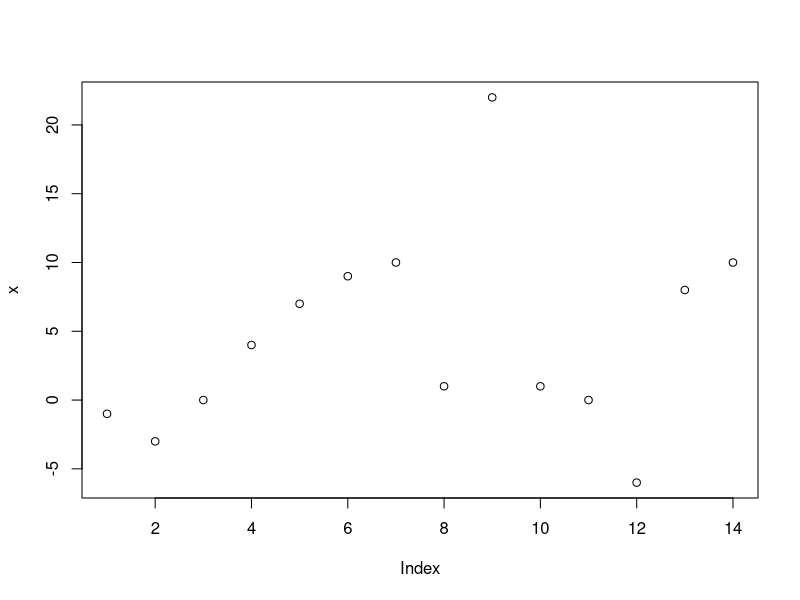
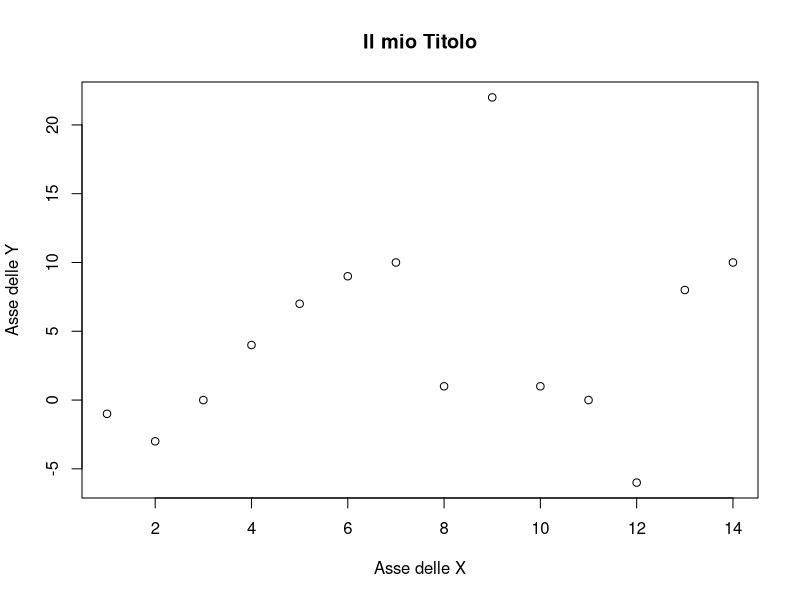
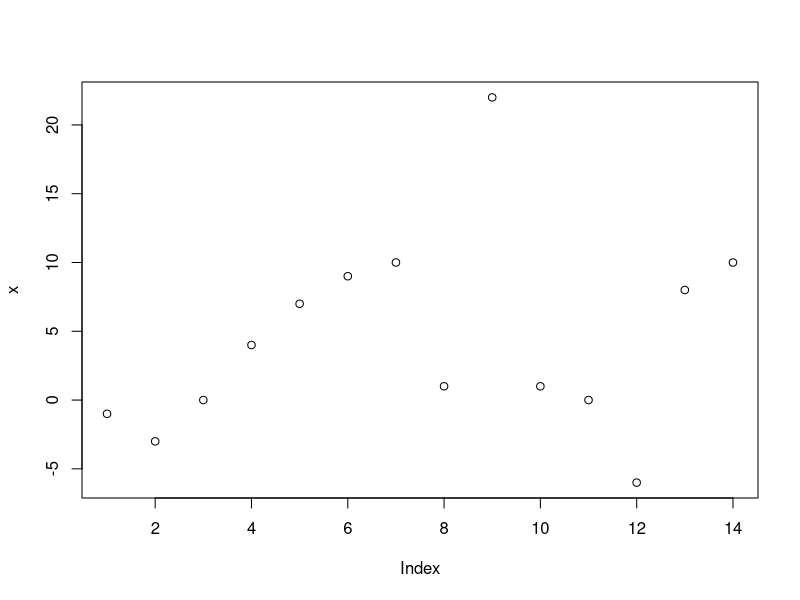
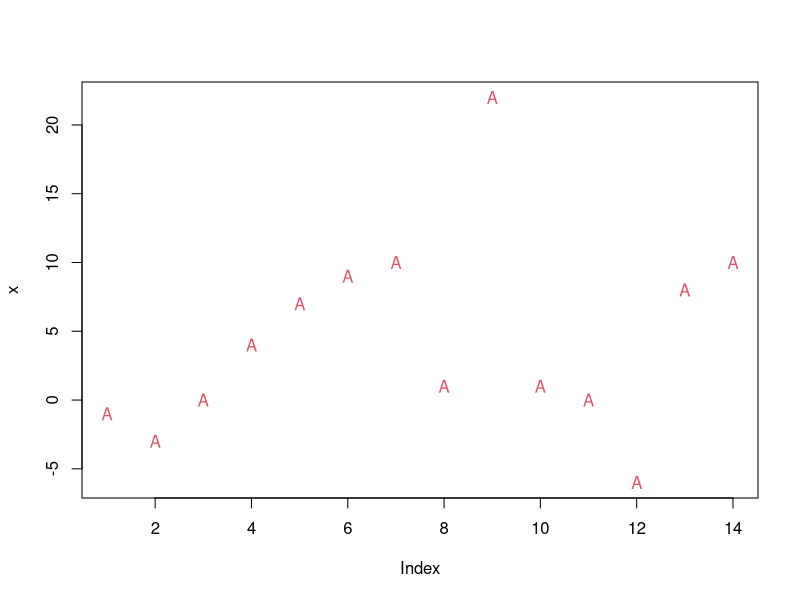
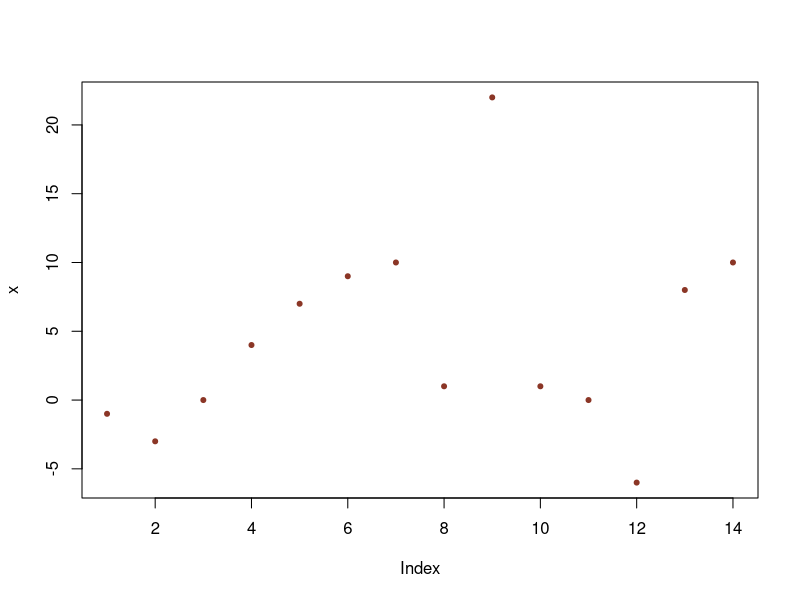
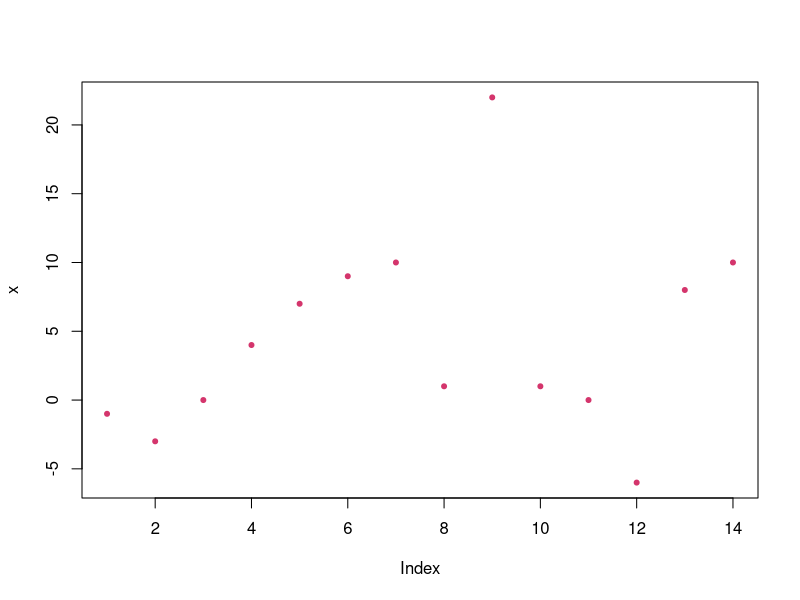
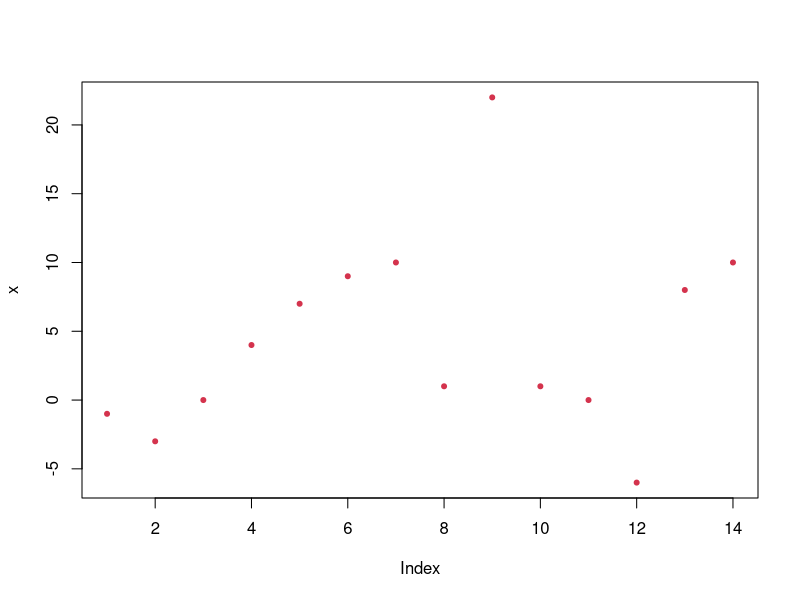
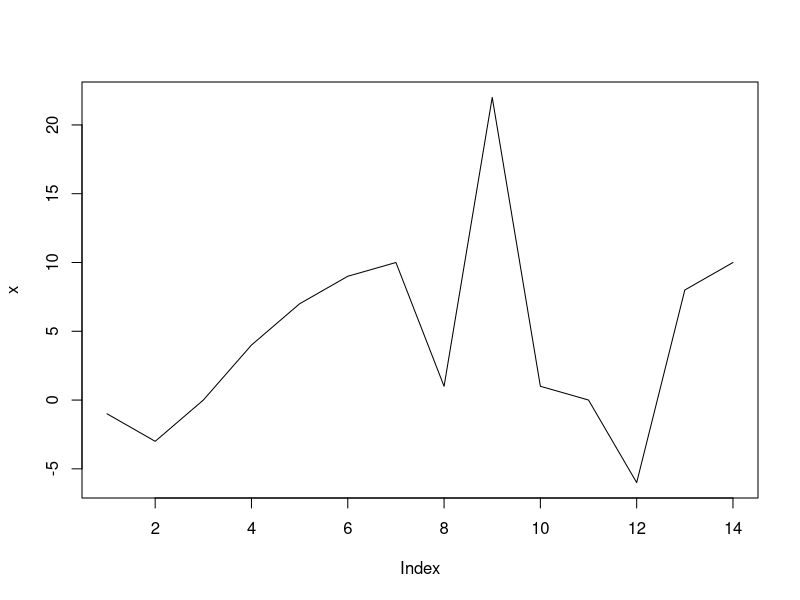

The R source for these figures, in order: (Note: this script raises an error after producing the figures.)
## =============================================================================
## Corso          Analisi e Visualizzazione dei Dati [0212800004] / Parte I
## Cdl/Percorso 	Statistica per i Big Data (L41) 
## Docente 	   	  Pietro Coretto (pcoretto@unisa.it)
##
##
##  Argomenti:
##    * device grafico
##    * la funzione generica plot()
##    * parametri comuni della funzione plot
##    * griglie, legenda, etc
##    * overlay
##    * grafici multipli in una stessa finestra grafica
##    * tecniche di rendering: raster vs grafica vettoriale
##    * alcune semplici tecniche di ottimizzazione dei formai grafici
##
## Ultimo aggiornamento: 20-02-2022 at 10:41:17 (CET)
## =============================================================================










## Device grafico
## **************
##
## * La grafica è una parte essenziale di R e della metodologia statistica
##
## * La grafica può essere utilizzata in tutte e due le modalità tipiche
##   di una sessione di lavoro in R: interactive o  batch
##
## * Quando iniziamo una sessione di R, in automatico viene inizializzato
##   un "device grafico". Ogni chiamata al device grafico produce in automatico
##   una call a
##    - X11() per sistemi linux/unix
##    - quartz() per sistemi macOS
##    - windows() per sistemi MS Windows
##   questi comandi sono dipendenti dall'OS.
##
##  * I comandi di plotting si dividono in tre tipi
##    - High-level plotting: funzioni che creano un nuovo grafico in un
##      device grafico dedicato
##    - Low-levelp lotting: funzioni che usano un device grafico esistente
##      per aggiungere elementi
##    - Interactive graphics: funzioni che rendono possibile l'interazione
##      tra il device grafico e l'utente
##
##  * La maggior parte delle funzioni di plotting seguiono una logica
##    Object-oriented (OO). Una funzione generica legge i parametri input,
##    una volta determinata la "classe" degli input decide cosa inviare
##    al graphic-device








## Plot: funzione generica
## ***********************
x  <- c(-1,-3, 0, 4, 7, 9, 10, 1, 22, 1, 0, -6, 8, 10)
plot(x)


## Parametri generici: titolo del grafico e labels degli assi
plot(x,
     main="Il mio Titolo",
     xlab="Asse delle X", ylab="Asse delle Y")




## Paramtero t = point (default)
## *****************************

plot(x, t="p")

## Parametri ausiliari: tipo di punto, colore, dimensione relativa
plot(x, t="p", pch = "A",  col = 2)

## I colori standard di R sono
colors()

plot(x, t='p', pch = 20,  col = "tomato4", cex = 1)

plot(x, t='p', pch = 20, col = "#D4356C")

plot(x, t='p', pch = 20, col = rgb(0.83, .20, .30))










## Parametro t = l = linea
## ***********************
plot(x, t = "l")

## Parametri ausiliari: spessore, tipo di linea, colore
plot(x, t='l', lwd = 2 , lty = 2 , col = 3)





## Parametro t = b = "both" = linea e punto
## ****************************************
plot(x, t='b')


## Parametri ausiliari: tutti i parametri precedenti
plot(x, t='b', lty =5, pch = 20, cex=2, col=4)







## xy-plot
## *******
x <- c(3, 1, 5, 1, 0, 5 , 7 , 6 , 2, 1)
y <- c(1, 4, 2,-3, 8, 10, 9,  7 , 1, 0)
plot(x,y)


## Tutti i parametri precenti funzionano allo stesso modo
plot(x , y , pch = "+" ,  cex = 2 , col = 1:10 ,
     main = "Grafico XY-Plot",
     xlab = "Variabile X",
     ylab = "Variabile Y")




## ATTENZIONE: il grafic device potrebbe evere un aspect-ratio
## poco adatto. In alcuni casi è necessario assicurarsi che il l'aspect-ratio
## sia adeguato. L'imposizione dei limiti alla scala degli assi non ha
## generalmente effetti correttivi al riguardo
plot(x , y , xlim = c(0,10), ylim = c(0, 10))


## Tuttavia esiste un parametro asp che  controlla l'aspect ratio
plot(x,y, asp = 1)





## Overlay di rette
plot(x,y, asp = 2)
abline(h=5, col=2, lwd = 2, lty = 3)
abline(v=1, col=4, lwd = 2, lty = 5)
## Aggiungiamo una retta di equazione y = 1+2x
abline(coef=c(1,2))









## Codifica dei colori RGB
## ***********************
## possiamo generare tantissimi colori con la funzione rgb()
## essa restituisce il codice HEX di una data mescolanza dei canali
## R G e B
colA <- "#4D80B3" ## = rgb(0.3, 0.5, 0.7)  
colA
colB <- "#9933B3" ## = rgb(0.6, 0.2, 0.7)    
colB
colC <- "#999999" ## = rgb(0.6, 0.6, 0.6)  ## grigio al 60%
colC








## Overlay multipli e tanto altro!
## *******************************
x  <- seq(-4*pi, 4*pi, length=1000)
f1 <- sin(x)
f2 <- cos(x)

## Plot della prima curva
plot(x, f1, t="l", col = colA, lwd = 4,
     main="Funzioni trigonometriche",
     xlab="Radianti", ylab="f(x)")

## Overlay con la seconda curva
lines(x, f2, col=colB, lwd = 4, lty = 3)

## legenda
legend(x="topright", legend=c("sin(x)", "cos(x)")
      , lwd=c(2,2), lty=c(1,3), col=c(colA, colB))

## Griglia
grid(10, 10, lwd = 1 , lty = 4 , col = colC)

## Overlay di punti qualsiasi: vogliamo sovraimporre due punti
## di coordinate (-5,-0.5)   e  (5, 0.5) e segnarli con "+"
px <- c(-5,     5)
py <- c(-0.5, 0.5)
points(px , py , pch = "X", cex =5, col = 2)











## Axis labels
## ******************************************************
## Supponiamo di avere i seguenti dati in "serie storica"
mese     <- c("Gen" , "Feb" , "Mar" , "Apr" , "Mag")
consumo  <- c(100   ,  115  , 125   ,   98  , 95)

## Attenzione
plot(mese , consumo , t="l")

## Prima produciamo un plot escludendo gli assi
plot(x = 1:5 ,  y = consumo , t = "b" , axes=FALSE ,
     main = "Serie Storica dei consumi",
     xlab = "Mese",
     ylab = "Consumo [euro]")

# Aggiungiamo l'asse orizontale
axis(1, at = 1:5, labels = mese , las=1)
## Aggiungiamo l'asse verticale, se non diamo parametri R provvede a calcolare
## valori di default per at e labels
axis(2)

## Possiamo aggiungere il frame
box()








## La funzione par()
## *****************
##
##  * par() gestisce tutti i 72 parametri della finestra grafica
##  * i parametri di default si possono modificare andando a modificare gli elementi
##    di par()
##  * l'help  ?par() contiene una disamina esaustiva

par()

## Esempio: per tutti i grafici voglio cambiare il colore in background
par(bg = colA)
plot(x)
plot(y)

dev.off()






## Grafici multipli nella stessa finestra grafica
## **********************************************
##
x <- c(0, -1 , 2 , 3 , -4 , 10)
par(mfrow=c(2,2))
plot(x, main='Plot 2')
plot(2*x, t="l" , main='Plot 2')
plot(3*x, t="b" , main='Plot 3')
plot(4*x, t="l" , main='Plot 4')





## Grafica
## *******
## fare grafici funzionali e belli per poi ottenere un rendering meno che decente
## è uno spreco. Un grafico di qualità statistica elevata merita un rendering
## adeguato. Per avere controllo sulla qualità del rendering dobbiamo stare
## attenti a:
##
##  * AR = aspect ratio = larghezza/altezza:
##    è il rapporto tra la diemensione orizzontale e verticale del grafico
##     - i proiettori/monitor da cinema hanno AR = 16/9 oppure 16/10 (=1.6)
##     - i proiettori per presentazione hanno solitamente un AR = 4/3 (=1.33)
##     - i moderni sensori delle camere full-frame hanno AR = 9/6 (=1.5)
##     - un foglio A4 ha un AR = sqrt(2) (=1.4)
##
##  * Presenza di testo: alune tecniche di rendering non si sposano bene con
##    la riproduzione di fonts tipografici
##
##  * risoluzione e grandezza dell'immagine rispetto alla destinazione
##    dell'immagine. Produrre immagini di qualità per la stampa è in genere molto
##    più difficile che produrre immagini di buona qualità per la visualizzazione
##    a video
##
##
##
## Grafica Raster/Bitmap
## *********************
##
##  L'immagine viene parcellizzata in aree più piccole: pixels
##  punti. In un immagine raster devo memorizzare il colore di ogni pixel
##  (orizzontali x verticali).
##
##   Pro:
##     -compressione è semplice efficace
##     -conveniente in termini di memoria se l'immagine contiene troppi dettagli
##      trascurabili
##     -particolarmente adatta per il web quando non si richiede estremo dettaglio
##
##   Con:
##    -il rendering dei font tipografici è solitamente scadente
##    -poco adatta alla compressione quando ci sono molti dettagli
##    -non consente di riscalare senza perdere la qualità del dettaglio
##
##    Formati e comressioni: jpeg, png, gif, ...
##
## Grafica Vettoriale
## *******************
##
##  Gli oggetti dell'immagine sono descritti da matematicamente, ad
##  esempio un segmento è descritto da y = a + b*x, i font sono incorporati in un
##  database agganciato al file, etc.
##
##   Pro:
##    -consentono un grande dettaglio
##    -particolamrmente adatti in immagini ricche di testo
##    -si possono cambiare le dimenisoni fisiche dell'immagine senza perdita di
##     dettaglio.
##
##   Con:
##    -immagini ricche di dettaglio possono avere dimensioni enormi
##    -la compressione lossy non ha effetti
##    -poco adatte alla grafica web
##
##    Formati vettoriali: pdf, svg, dxf, eps, , ...



## Esportare file grafici in R
## ***************************
x <- seq(0,5, length = 100)
y <- x^2
plot(x, y, t='l', main = "Funzione potenza")





## Scrivere il grafico in formato JPEG
##  * grafica bitmap/raster
##  * compressione lossy
##
## Apriamo un file jpeg
jpeg(filename = "pics_A_72.jpg",
     width = 500, height = 375, units = "px", res = 72,
     pointsize = 12, quality = 75)
## Scriviamoci dentro il plot
plot(x, y, t='l', main = "Funzione potenza")
## Chiudiamo il device grafico
dev.off()






## Attenzione:
##  * Aspect ratio: (width / height) = AR. In questo caso AR = 800/600 = 4/3
##  * Risoluzione: res = ppi = pixel in ogni inch, 1inch = 25.4mm
##
## Proviamo  ad aumentare la risoluzione, e lasciamo invarito width, height, e AR
## nota 300ppi è la risoluzione usata nella foto professionale
##
jpeg(filename = "pics_A_300_1.jpg",
     width =500, height = 375 , units = "px", res = 300,
     pointsize = 12, quality = 75)
x11()
plot(x, y, t='l', main = "Funzione potenza")
dev.off()





## Strategia per ottenere grafici bitmap di buona risoluzione 
## con un font  proporziato 
## -----------------------------------------------------------

## fissiamo l'aspect ratio 
ar <- sqrt(2)  ## oppure 16/9 , 4/3 , 1.618


## fissiamo l'altezza fisica  tra il 33% e il 50% dell'altezza di un foglio A4 
## 297mm * 0.33 = 98 mm
## 297mm * 0.50 = 148.5 mm
h  <- 150 ## mm


## stampiamo il jpeg/png usando una densità di px professionale (300) ed un
## font di 12pt proporzionato 
jpeg(filename = "pics_A_300_12.jpg",
     height = h ,  width = h*ar , units = "mm", res = 300, pointsize = 12, 
     quality = 75)
## Scriviamoci dentro il plot
plot(x, y, t='l', main = "Funzione potenza")
## Chiudiamo il device grafico
dev.off()


## stessa procedura per ottenere il  formato png
png(filename = "pics_300_12.png",
    height = h ,  width = h*ar , units = "mm", res = 300, pointsize = 12)
## Scriviamoci dentro il plot
plot(x, y, t='l', main = "Funzione potenza")
## Chiudiamo il device grafico
dev.off()




## Scrivere il grafico in formato PDF (vettoriale)
##
##  * formato vettoriale
##  * ATTENZIONE: le dimensioni sono specificate in inches
##    (1 inch = 24.5mm = 2.54cm)

## trasformiamo le dimensioni di prima in mm in inches
hh <- h / 25.4
ww <- hh * ar

pdf(file = "pics_3.pdf", height   = hh  , width = ww ,  pointsize = 12)
plot(x, y, t='l', main = "Funzione potenza")
dev.off()















## =============================================================================
## APPROFONDIMENTI:
## ripeti con attenzione la lezione. Explora i seguenti comandi
## ed assicurati di aver compreso pienamente il risultato dell'esecuzione
## =============================================================================


## Altri tipi meno frequenti: sperimentare i seguenti comandi
x <- 1:5
y <- c(-3,1,0,-3,1)
plot(x, y , t="o")
plot(x, y , t="c")
plot(x, y , t="h")
plot(x, y , t="s")
plot(x, y , t="S")



## Riprendi l'esempio precendente
## Supponiamo di avere i seguenti dati in "serie storica"
mese     <- c("Gen" , "Feb" , "Mar" , "Apr" , "Mag")
consumo  <- c(100   ,  115  , 125   ,   98  , 95)
plot(x = 1:5 ,  y = consumo , t = "b" , axes=FALSE)
axis(1, at = 1:5, labels = mese , las=1)
axis(2)

## Cosa fanno i seguenti comandi?
axis(3, at = 1:5, labels = mese , las=1 , col = 2)
axis(4 , at = c(95, 110, 125), labels = c("A", "B" , "C"))

## Prova a variare il parametro "las" nell'ultimo esempio



